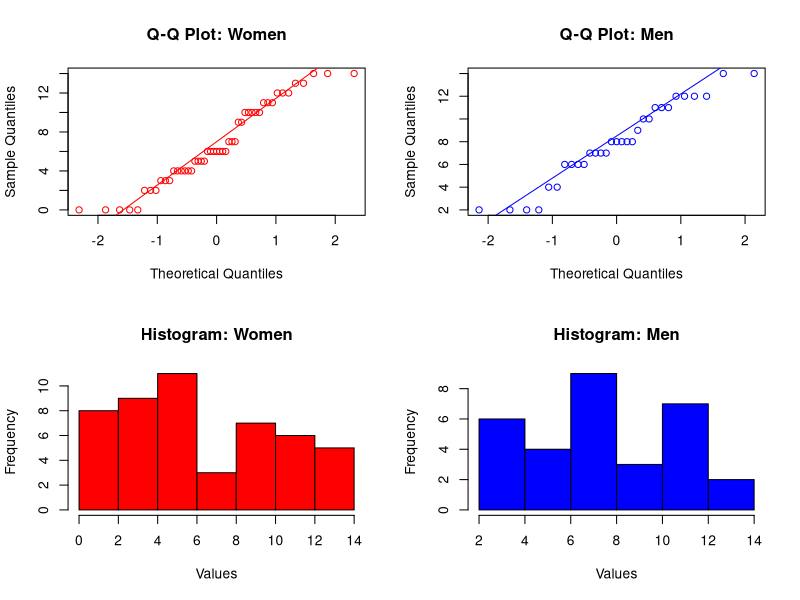

Here is the R script that generated this plot:
## ---- chunk 1
knitr::opts_chunk$set(echo = TRUE)
## ---- chunk 2
data <- read.csv("data.csv",sep = "", header = TRUE)
data$spol <- as.factor(data$spol)
data$tip <- as.factor(data$tip)
colnames(data)
summary(data$spol) #0 muskarci i 1 zene, pitaj Jazbec za opis podataka?
#zelimo testirati da su distrbucije CRP-a statisticki znacajnu razlicite
#prica ide u smjeru da su pretpostavke itekako vazne!
## ---- chunk 3
set.seed(12345)
zene = data$CRP[data$spol == 0] #za provjeriti!
muskarci = data$CRP[data$spol == 1]


#provjera normalnosti
# Q-Q plot for women
par(mfrow = c(2, 2))
qqnorm(zene, main = "Q-Q Plot: Women", col = "red")
qqline(zene, col = "red")
# Q-Q plot for men
qqnorm(muskarci, main = "Q-Q Plot: Men", col = "blue")
qqline(muskarci, col = "blue")
# Histogram for women
hist(zene, main = "Histogram: Women", col = "red", xlab = "Values")
# Histogram for men
hist(muskarci, main = "Histogram: Men", col = "blue", xlab = "Values")


##teorijski pristup
ks.test(zene, muskarci)
mean(muskarci)
mean(zene)
#nema statisticki znacajne razlike iako muskarci imaju vecu vrijednost


# Bootstrap implementacija
n <- nrow(df)
B <- 10000
t = c()
t_obs = mean(muskarci) - mean(zene)
for (i in 1:B) {
  muskarci_sample = sample(data$CRP, size = 31, replace = TRUE)
  zene_sample = sample(data$CRP, size = 49, replace = TRUE)
  t = c(t, mean(muskarci_sample) - mean(zene_sample))
}

solution = sum(t >= t_obs) / B
print(solution)


##When you perform a bootstrap test, you generate many bootstrap samples to estimate the distribution of a test statistic under the null hypothesis.
##The Achieved Significance Level (ASL) is the proportion of bootstrap replicates where the test statistic is as extreme or more extreme than the observed test statistic.
#In other words, ASL is the bootstrap p-value — it tells you how likely it is to get a test statistic at least as extreme as the observed one if the null hypothesis were true.
#nema statistcke razlike
## ---- chunk 4
set.seed(456)

# Smaller groups with skewed data and bigger difference
group1 <- rlnorm(10, meanlog = 1, sdlog = 0.7)
group2 <- rlnorm(10, meanlog = 1.5, sdlog = 0.7)

# Classic t-test
t_res <- t.test(group1, group2)
print(t_res$p.value)  # often > 0.05 due to small sample & skew

# Bootstrap test on means
n_boot <- 10000
diff_boot <- numeric(n_boot)

for (i in 1:n_boot) {
  samp1 <- sample(group1, replace = TRUE)
  samp2 <- sample(group2, replace = TRUE)
  diff_boot[i] <- mean(samp1) - mean(samp2)
}

obs_diff <- mean(group1) - mean(group2)

p_boot <- mean(abs(diff_boot) >= abs(obs_diff))
print(p_boot)  # can be < 0.05, showing significance


